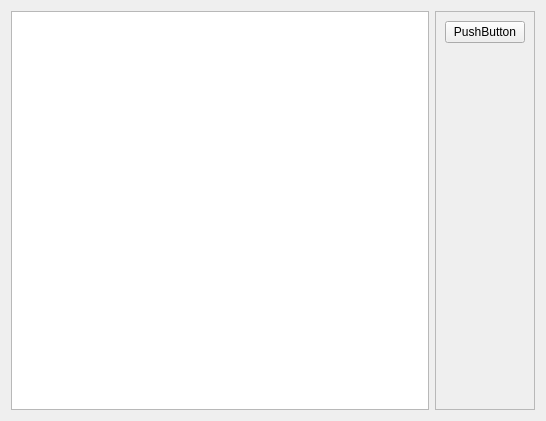
<?xml version="1.0" encoding="UTF-8"?>
<ui version="4.0">
 <class>Widget</class>
 <widget class="QWidget" name="Widget">
  <property name="geometry">
   <rect>
    <x>0</x>
    <y>0</y>
    <width>546</width>
    <height>421</height>
   </rect>
  </property>
  <property name="windowTitle">
   <string>Widget</string>
  </property>
  <layout class="QHBoxLayout" name="horizontalLayout">
   <item>
    <widget class="QListView" name="listView"/>
   </item>
   <item>
    <widget class="QFrame" name="frame">
     <property name="frameShape">
      <enum>QFrame::StyledPanel</enum>
     </property>
     <property name="frameShadow">
      <enum>QFrame::Raised</enum>
     </property>
     <layout class="QVBoxLayout" name="verticalLayout">
      <item>
       <widget class="QPushButton" name="pushButton">
        <property name="text">
         <string>PushButton</string>
        </property>
       </widget>
      </item>
      <item>
       <spacer name="verticalSpacer">
        <property name="orientation">
         <enum>Qt::Vertical</enum>
        </property>
        <property name="sizeHint" stdset="0">
         <size>
          <width>20</width>
          <height>351</height>
         </size>
        </property>
       </spacer>
      </item>
     </layout>
    </widget>
   </item>
  </layout>
 </widget>
 <resources/>
 <connections/>
</ui>
